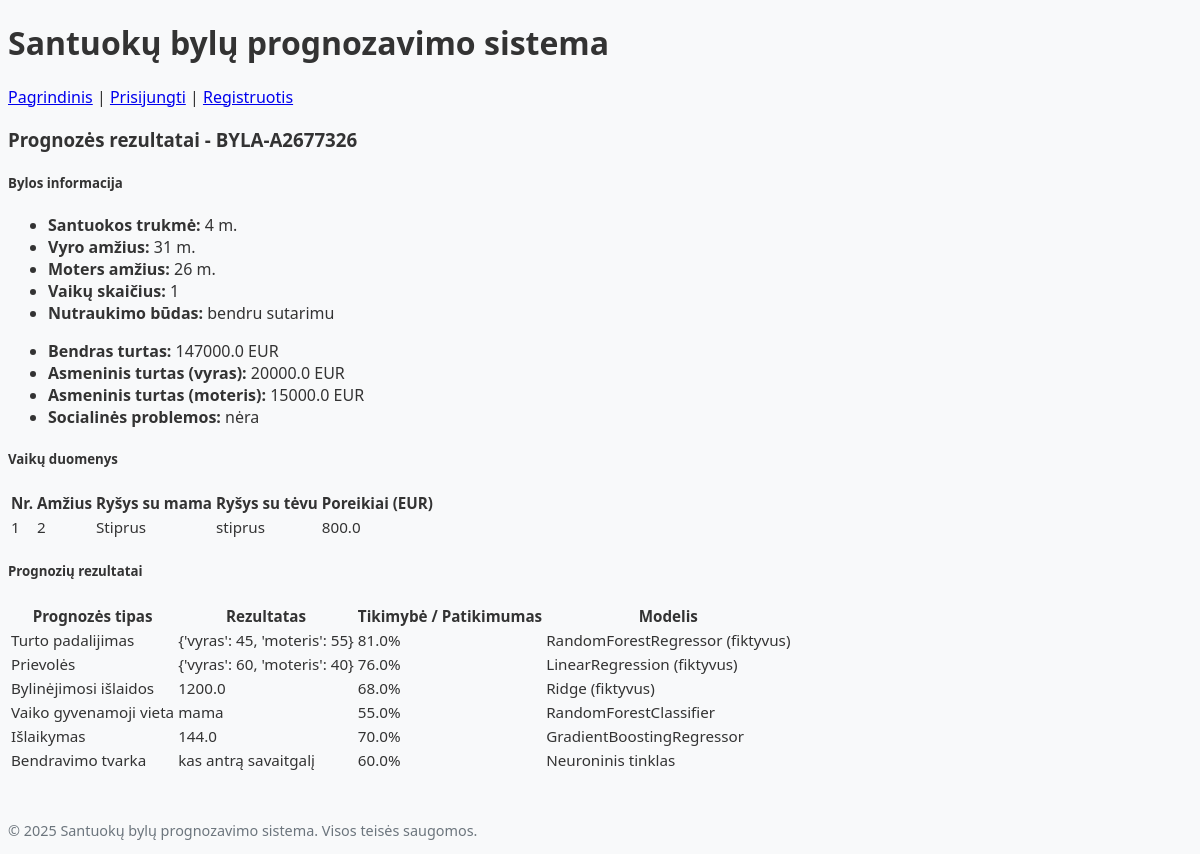
Screenshot of /bylos/5 (signed in) with the database file from the repository.
### web/db_modelis.py (models this page shows, shortened)
class Byla(db.Model):
    __tablename__ = 'bylos'
    id = db.Column(db.Integer, primary_key=True)
    byla_id = db.Column(db.String(50), unique=True, nullable=False, default=lambda: f"BYLA-{uuid.uuid4().hex[:8].upper()}")
    santuokos_trukme = db.Column(db.Integer)
    amzius_vyras = db.Column(db.Integer)
    amzius_moteris = db.Column(db.Integer)
    negyvena_kartu_menesiai = db.Column(db.Integer)
    pajamos_vyras = db.Column(db.Float)
    pajamos_moteris = db.Column(db.Float)
    vaiku_skaicius = db.Column(db.Integer)
    nutraukimo_budas = db.Column(db.String(100))
    bendro_turto_verte = db.Column(db.Float)
    asmeninio_turto_verte_vyras = db.Column(db.Float)
    asmeninio_turto_verte_moteris = db.Column(db.Float)
    padalijimas_proc_vyras = db.Column(db.Float)
    padalijimas_proc_moteris = db.Column(db.Float)
    turto_vyras_eur = db.Column(db.Float)
    turto_moteris_eur = db.Column(db.Float)
    turto_vyras_po_asmeniniu_lesu = db.Column(db.Float)
    turto_moteris_po_asmeniniu_lesu = db.Column(db.Float)
    bendros_prievoles = db.Column(db.Float)
    asmenines_prievoles_vyras = db.Column(db.Float)
    asmenines_prievoles_moteris = db.Column(db.Float)
    prievoles_vyras = db.Column(db.Float)
    prievoles_moteris = db.Column(db.Float)
    soc_problemos = db.Column(db.String(100))
    bylinejimosi_islaidos = db.Column(db.Float)
    vartotojo_id = db.Column(db.Integer, db.ForeignKey('vartotojai.id'), nullable=False)
    sukurimo_data = db.Column(db.DateTime, default=datetime.utcnow)
    atnaujinimo_data = db.Column(db.DateTime, default=datetime.utcnow, onupdate=datetime.utcnow)
    vaikai = db.relationship('Vaikas', backref='byla', lazy=True)
    prognozes = db.relationship('Prognoze', backref='byla', lazy=True)

class Vaikas(db.Model):
    __tablename__ = 'vaikai'
    id = db.Column(db.Integer, primary_key=True)
    vaiko_nr = db.Column(db.Integer, nullable=False)  # vaiko numeris byloje
    amzius = db.Column(db.Integer)
    emocinis_rysys_mama = db.Column(db.String(50))
    emocinis_rysys_tevas = db.Column(db.String(50))
    poreikiai = db.Column(db.Float)
    gyvenamoji_vieta = db.Column(db.String(50))
    bendravimo_tvarka = db.Column(db.Text)
    islaikymas = db.Column(db.Float)
    islaikymo_iskolinimas = db.Column(db.Float)
    bylos_id = db.Column(db.Integer, db.ForeignKey('bylos.id'), nullable=False)

class Prognoze(db.Model):
    __tablename__ = 'prognozes'
    id = db.Column(db.Integer, primary_key=True)
    prognozes_tipas = db.Column(db.String(100), nullable=False)  # pvz., turto_padalijimas, gyvenamoji_vieta
    prognozes_reiksme = db.Column(db.String(255))  # prognozės rezultatas
    tikimybe = db.Column(db.Float)  # prognozės tikimybė arba patikimumas (0-1)
    modelio_pavadinimas = db.Column(db.String(100))  # modelio, kuris atliko prognozę, pavadinimas
    sukurimo_data = db.Column(db.DateTime, default=datetime.utcnow)
    bylos_id = db.Column(db.Integer, db.ForeignKey('bylos.id'), nullable=False)
    vaiko_id = db.Column(db.Integer, db.ForeignKey('vaikai.id'))

### web/routes.py (the view)
@main_bp.route('/bylos/<int:bylos_id>')
@login_required
def perziureti_byla(bylos_id):
    byla = Byla.query.get_or_404(bylos_id)
    if byla.vartotojo_id != current_user.id:
        flash('Jūs neturite teisės peržiūrėti šios bylos.', 'danger')
        return redirect(url_for('main.dashboard'))
    vaikai = Vaikas.query.filter_by(bylos_id=byla.id).all()
    prognozes = Prognoze.query.filter_by(bylos_id=byla.id).all()
    return render_template(
        'prognozavimas.html',
        title=f'Byla {byla.byla_id}',
        byla=byla,
        vaikai=vaikai,
        prognozes=prognozes
    )

### templates/prognozavimas.html (shortened to what this page needs)
{% extends "base.html" %}
{% block content %}
<div class="row">
    <div class="col-md-10 mx-auto">
        <div class="card shadow">
            <div class="card-header bg-primary text-white">
                <h3 class="card-title mb-0">Prognozės rezultatai - {{ byla.byla_id }}</h3>
            </div>
            <div class="card-body">
                <h5 class="mb-3 border-bottom pb-2">Bylos informacija</h5>
                <div class="row mb-4">
                    <div class="col-md-6">
                        <ul class="list-group list-group-flush">
                            <li class="list-group-item"><strong>Santuokos trukmė:</strong> {{ byla.santuokos_trukme }} m.</li>
                            <li class="list-group-item"><strong>Vyro amžius:</strong> {{ byla.amzius_vyras }} m.</li>
                            <li class="list-group-item"><strong>Moters amžius:</strong> {{ byla.amzius_moteris }} m.</li>
                            <li class="list-group-item"><strong>Vaikų skaičius:</strong> {{ byla.vaiku_skaicius }}</li>
                            <li class="list-group-item"><strong>Nutraukimo būdas:</strong> {{ byla.nutraukimo_budas }}</li>
                        </ul>
                    </div>
                    <div class="col-md-6">
                        <ul class="list-group list-group-flush">
                            <li class="list-group-item"><strong>Bendras turtas:</strong> {{ byla.bendro_turto_verte }} EUR</li>
                            <li class="list-group-item"><strong>Asmeninis turtas (vyras):</strong> {{ byla.asmeninio_turto_verte_vyras }} EUR</li>
                            <li class="list-group-item"><strong>Asmeninis turtas (moteris):</strong> {{ byla.asmeninio_turto_verte_moteris }} EUR</li>
                            <li class="list-group-item"><strong>Socialinės problemos:</strong> {{ byla.soc_problemos }}</li>
                        </ul>
                    </div>
                </div>
                {% if vaikai %}
                <h5 class="mb-3 border-bottom pb-2">Vaikų duomenys</h5>
                <div class="table-responsive mb-4">
                    <table class="table table-striped">
                        <thead>
                            <tr>
                                <th>Nr.</th>
                                <th>Amžius</th>
                                <th>Ryšys su mama</th>
                                <th>Ryšys su tėvu</th>
                                <th>Poreikiai (EUR)</th>
                            </tr>
                        </thead>
                        <tbody>
                            {% for vaikas in vaikai %}
                            <tr>
                                <td>{{ vaikas.vaiko_nr }}</td>
                                <td>{{ vaikas.amzius }}</td>
                                <td>{{ vaikas.emocinis_rysys_mama }}</td>
                                <td>{{ vaikas.emocinis_rysys_tevas }}</td>
                                <td>{{ vaikas.poreikiai }}</td>
                            </tr>
                            {% endfor %}
                        </tbody>
                    </table>
                </div>
                {% endif %}
                <h5 class="mb-3 border-bottom pb-2">Prognozių rezultatai</h5>
                {% if prognozes %}
                <div class="table-responsive">
                    <table class="table table-hover">
                        <thead>
                            <tr>
                                <th>Prognozės tipas</th>
                                <th>Rezultatas</th>
                                <th>Tikimybė / Patikimumas</th>
                                <th>Modelis</th>
                            </tr>
                        </thead>
                        <tbody>
                            {% for prognoze in prognozes %}
                            <tr>
                                <td>
                                    {% if prognoze.prognozes_tipas == 'gyvenamoji_vieta' %}Vaiko gyvenamoji vieta
                                    {% elif prognoze.prognozes_tipas == 'islaikymas' %}Išlaikymas
                                    {% elif prognoze.prognozes_tipas == 'bendravimo_tvarka' %}Bendravimo tvarka
                                    {% elif prognoze.prognozes_tipas == 'turto_padalijimas' %}Turto padalijimas
                                    {% elif prognoze.prognozes_tipas == 'prievoles' %}Prievolės
                                    {% elif prognoze.prognozes_tipas == 'bylinejimosi_islaidos' %}Bylinėjimosi išlaidos
                                    {% else %}{{ prognoze.prognozes_tipas }}
                                    {% endif %}
                                </td>
                                <td>{{ prognoze.prognozes_reiksme }}</td>
                                <td>{{ "%.1f"|format(prognoze.tikimybe * 100) }}%</td>
                                <td>{{ prognoze.modelio_pavadinimas }}</td>
                            </tr>
                            {% endfor %}
                        </tbody>
                    </table>
                </div>
                {% else %}
                <div class="alert alert-info">Prognozės nebuvo sugeneruotos.</div>
                {% endif %}
            </div>
        </div>
    </div>
</div>
{% endblock %}

### static/css/style.css (style rules this page uses)
body { font-family: 'Segoe UI', Tahoma, Geneva, Verdana, sans-serif; background-color: #f8f9fa; color: #333; }
.card { border: none; border-radius: 0.5rem; transition: transform 0.3s, box-shadow 0.3s; }
.card-header { border-top-left-radius: 0.5rem !important; border-top-right-radius: 0.5rem !important; }
.table { font-size: 0.95rem; }
.table thead th { background-color: #f8f9fa; font-weight: 600; }

### rows the page displays
Byla: byla_id "BYLA-A2677326", santuokos_trukme "4", amzius_vyras "31", amzius_moteris "26", vaiku_skaicius "1", nutraukimo_budas "bendru sutarimu", bendro_turto_verte "147000.0", asmeninio_turto_verte_vyras "20000.0", asmeninio_turto_verte_moteris "15000.0", soc_problemos "nėra"
Vaikas: vaiko_nr "1", amzius "2", emocinis_rysys_mama "Stiprus", emocinis_rysys_tevas "stiprus", poreikiai "800.0"
Prognoze: shows "Turto padalijimas", prognozes_reiksme "{'vyras': 45, 'moteris': 55}", prognoze.tikimybe*100 "81.0", modelio_pavadinimas "RandomForestRegressor (fiktyvus)"
Prognoze: prognozes_tipas "Prievolės", prognozes_reiksme "{'vyras': 60, 'moteris': 40}", prognoze.tikimybe*100 "76.0", modelio_pavadinimas "LinearRegression (fiktyvus)"
Prognoze: shows "Bylinėjimosi išlaidos", prognozes_reiksme "1200.0", prognoze.tikimybe*100 "68.0", modelio_pavadinimas "Ridge (fiktyvus)"
Prognoze: prognozes_tipas "Vaiko gyvenamoji vieta", prognozes_reiksme "mama", prognoze.tikimybe*100 "55.0", modelio_pavadinimas "RandomForestClassifier"
Prognoze: prognozes_tipas "Išlaikymas", prognozes_reiksme "144.0", prognoze.tikimybe*100 "70.0", modelio_pavadinimas "GradientBoostingRegressor"
Prognoze: shows "Bendravimo tvarka", prognozes_reiksme "kas antrą savaitgalį", prognoze.tikimybe*100 "60.0", modelio_pavadinimas "Neuroninis tinklas"
